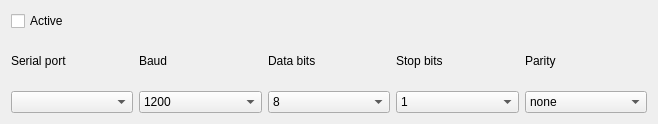
<?xml version="1.0" encoding="UTF-8"?>
<ui version="4.0">
 <class>SerialSettingsWidget</class>
 <widget class="QWidget" name="SerialSettingsWidget">
  <property name="geometry">
   <rect>
    <x>0</x>
    <y>0</y>
    <width>658</width>
    <height>124</height>
   </rect>
  </property>
  <property name="minimumSize">
   <size>
    <width>0</width>
    <height>124</height>
   </size>
  </property>
  <property name="windowTitle">
   <string>Form</string>
  </property>
  <layout class="QGridLayout" name="gridLayout">
   <item row="0" column="0">
    <widget class="QCheckBox" name="checkBox">
     <property name="text">
      <string>Active</string>
     </property>
    </widget>
   </item>
   <item row="1" column="0">
    <widget class="QLabel" name="label">
     <property name="text">
      <string>Serial port</string>
     </property>
    </widget>
   </item>
   <item row="1" column="1">
    <widget class="QLabel" name="label_2">
     <property name="text">
      <string>Baud</string>
     </property>
    </widget>
   </item>
   <item row="1" column="2">
    <widget class="QLabel" name="label_3">
     <property name="text">
      <string>Data bits</string>
     </property>
    </widget>
   </item>
   <item row="1" column="3">
    <widget class="QLabel" name="label_4">
     <property name="text">
      <string>Stop bits</string>
     </property>
    </widget>
   </item>
   <item row="1" column="4">
    <widget class="QLabel" name="label_5">
     <property name="text">
      <string>Parity</string>
     </property>
    </widget>
   </item>
   <item row="2" column="0">
    <widget class="QComboBox" name="serialPort"/>
   </item>
   <item row="2" column="1">
    <widget class="QComboBox" name="baud">
     <property name="currentIndex">
      <number>0</number>
     </property>
     <item>
      <property name="text">
       <string>1200</string>
      </property>
     </item>
     <item>
      <property name="text">
       <string>2400</string>
      </property>
     </item>
     <item>
      <property name="text">
       <string>4800</string>
      </property>
     </item>
     <item>
      <property name="text">
       <string>9600</string>
      </property>
     </item>
     <item>
      <property name="text">
       <string>19200</string>
      </property>
     </item>
     <item>
      <property name="text">
       <string>38400</string>
      </property>
     </item>
     <item>
      <property name="text">
       <string>57600</string>
      </property>
     </item>
     <item>
      <property name="text">
       <string>115200</string>
      </property>
     </item>
     <item>
      <property name="text">
       <string>230400</string>
      </property>
     </item>
     <item>
      <property name="text">
       <string>250000</string>
      </property>
     </item>
     <item>
      <property name="text">
       <string>460800</string>
      </property>
     </item>
     <item>
      <property name="text">
       <string>500000</string>
      </property>
     </item>
     <item>
      <property name="text">
       <string>921600</string>
      </property>
     </item>
     <item>
      <property name="text">
       <string>1000000</string>
      </property>
     </item>
    </widget>
   </item>
   <item row="2" column="2">
    <widget class="QComboBox" name="dataBits">
     <property name="currentIndex">
      <number>1</number>
     </property>
     <item>
      <property name="text">
       <string>7</string>
      </property>
     </item>
     <item>
      <property name="text">
       <string>8</string>
      </property>
     </item>
    </widget>
   </item>
   <item row="2" column="3">
    <widget class="QComboBox" name="stopBits">
     <item>
      <property name="text">
       <string>1</string>
      </property>
     </item>
     <item>
      <property name="text">
       <string>1.5</string>
      </property>
     </item>
     <item>
      <property name="text">
       <string>2</string>
      </property>
     </item>
    </widget>
   </item>
   <item row="2" column="4">
    <widget class="QComboBox" name="parity">
     <item>
      <property name="text">
       <string>none</string>
      </property>
     </item>
     <item>
      <property name="text">
       <string>odd</string>
      </property>
     </item>
     <item>
      <property name="text">
       <string>even</string>
      </property>
     </item>
    </widget>
   </item>
  </layout>
 </widget>
 <resources/>
 <connections/>
</ui>
